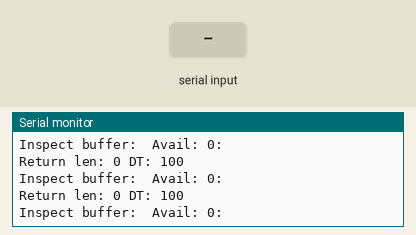
Bench run of a sketch on a simulated Arduino Mega 2560, built with avr-gcc and run on an emulated ATmega2560. On the bench: the last lines printed to the serial monitor. The inputs (shaded band) are chosen by the test bench.

Above: at 1.2 s.
1.3 s: "1\n" received over the second serial link
At 1.75 s:
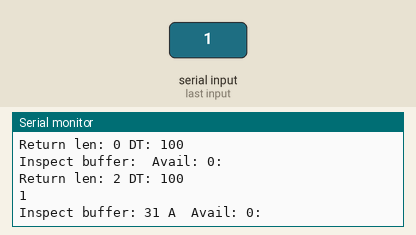
3.0 s: "0\n" received over the second serial link
At 3.5 s:
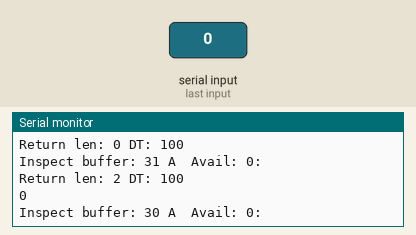
4.5 s: "2\n" received over the second serial link
At 4.9 s:
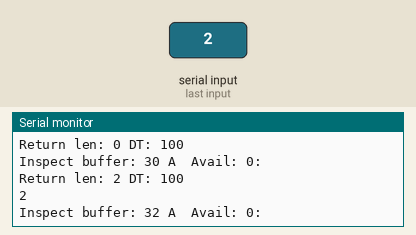
Timing chart, 0 to 7.5 s (numbered marks = the images above; inputs shaded):
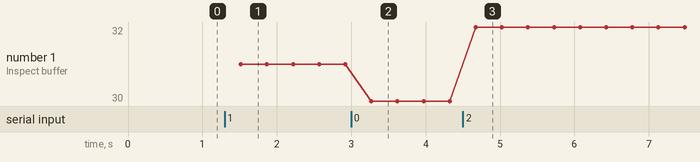

Measured:
- after the input at 1.3 s, the serial monitor: prints a new line after 0.21 s (image 1)
- after the input at 3.0 s, the serial monitor: prints a new line after 0.27 s (image 2)
- after the input at 4.5 s, the serial monitor: prints a new line after 0.17 s (image 3)
- plotted number 1: 31 → 30 after the input at 3.0 s, 30 → 32 after the input at 4.5 s

The sketch:

TestSerial2.ino
```cpp
char buffer[80];
void setup() {
  // put your setup code here, to run once:
  while (!Serial && (millis() < 3000));
  pinMode(0, OUTPUT);
  Serial2.begin(38400);
  Serial.begin(115200);
  Serial2.setTimeout(100);

  Serial.println("Test XBee code");
  delay(10);
}

uint8_t read_bytes_until(char term, char *pb, uint8_t cb) {
  uint32_t start_time = millis();
  uint8_t count = 0;
  while ((count < cb) && ((millis()-start_time) < 100)) {
    if (Serial2.available()) {
      char ch = Serial2.read();
      if (ch == term) break;
      *pb++ = ch;
      count++;
    }
  }
  return count;
}

void loop() {
   // Test XBEE
  memset(buffer, sizeof(buffer), 0);
  Serial2.print("+++");
  Serial2.flush();  // make sure it goes out

  uint32_t start_time = millis();
  digitalWrite(0, HIGH);
  //uint8_t len = Serial2.readBytesUntil('\r', buffer, sizeof(buffer));
  uint8_t len = read_bytes_until('\r', buffer, sizeof(buffer));
  digitalWrite(0, LOW);
  uint32_t dt = millis() - start_time;
  Serial.print("Return len: ");
  Serial.print(len, DEC);
  Serial.print(" DT: ");
  Serial.println(dt, DEC);
  if (len) Serial.write(buffer, len);

  Serial.print("Inspect buffer: ");
  for (int i=0; i < 10; i++) {
    if (buffer[i] == 0) break;
    Serial.print(buffer[i], HEX);
    Serial.print(" ");
  }
  Serial.print(" Avail: ");
  uint8_t avail = Serial2.available();
  Serial.print(avail);
  Serial.print(": ");
  while (avail--) {
    Serial.print(Serial2.read(), HEX);
    Serial.print(" ");
  }
  Serial.println();

  Serial2.println("ATCN");  // exit command mode if we get there...
  Serial.println();
  delay(250);
}
```
